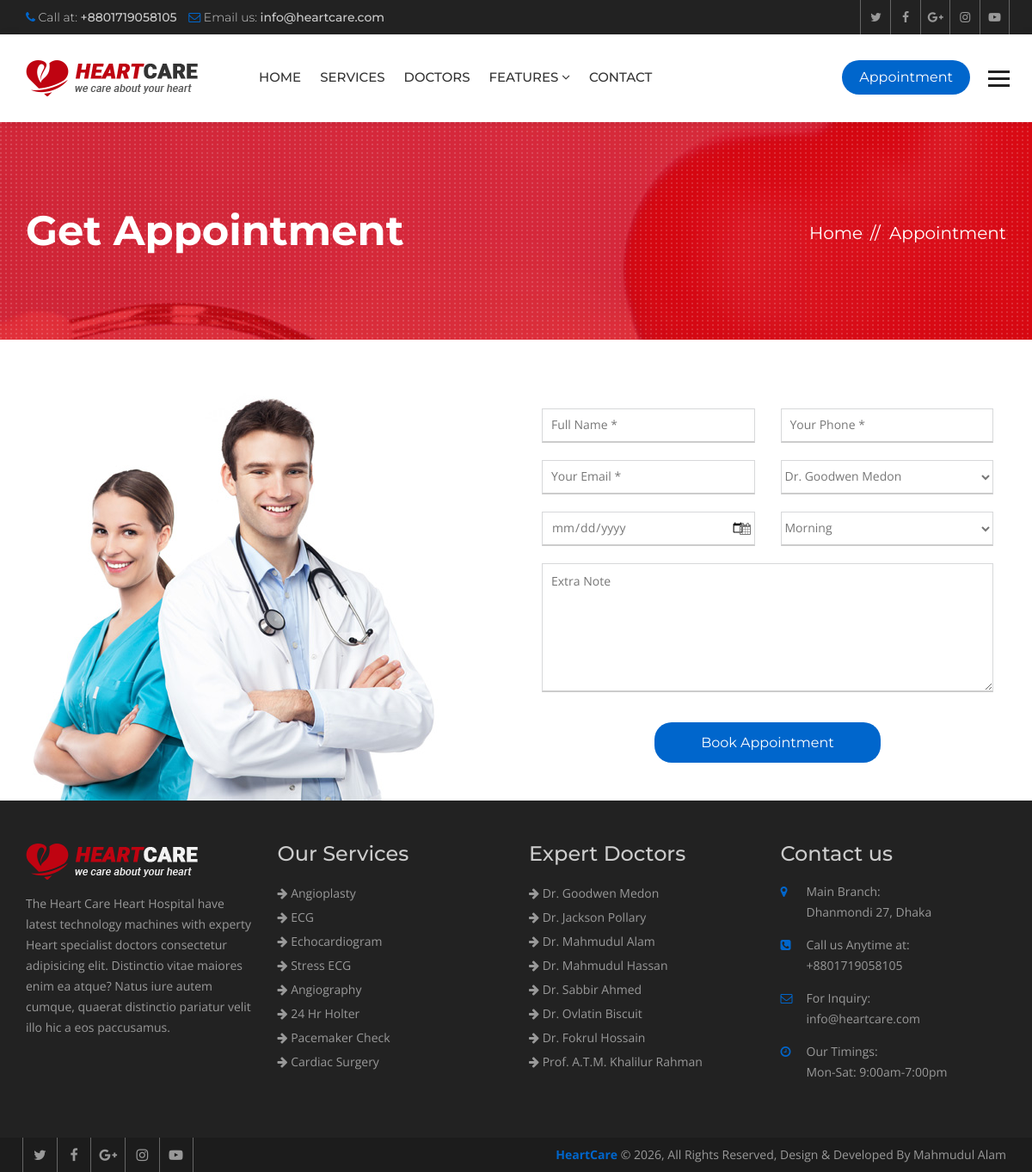
/appointment/, run on the app's committed database.
### hospital/models.py (models this page shows, shortened)
class Service(models.Model):
    title = models.CharField(max_length=120)
    description = models.TextField()
    items = models.ManyToManyField(to='Item',)
    thumbnail = models.ImageField(upload_to='services/')
    cover = models.ImageField(upload_to='services/')
    image1 = models.ImageField(upload_to='services/', blank=True, null=True)
    image2 = models.ImageField(upload_to='services/', blank=True, null=True)

class Doctor(models.Model):
    name = models.CharField(max_length=120)
    speciality = models.CharField(max_length=120)
    picture = models.ImageField(upload_to="doctors/")
    details = models.TextField()
    experience = models.TextField()
    expertize = models.ManyToManyField(to='Expertize', related_name='doctors')
    twitter = models.CharField(max_length=120, blank=True, null=True)
    facebook = models.CharField(max_length=120, blank=True, null=True)
    instagram = models.CharField(max_length=120, blank=True, null=True)

### appointment/views.py (the view, shortened to what this page needs)
# urls.py: path('', views.AppointmentView.as_view(), name="appointment"),
class AppointmentView(View):
    def get(self, request, *args, **kwargs):
        context = {
            'doctors': Doctor.objects.all()
        }
        return render(request, "appointment/index.html", context)

### hospital/context_processors.py (called while the page is built)
def footer_content(request):
    services = Service.objects.all()
    doctors = Doctor.objects.all()
    context = {
        'services': services,
        'doctors': doctors
    }
    return context

### templates/appointment/index.html (shortened to what this page needs)
{% extends 'base.html' %}
{% load static %}
{% block maincontent %}
<div class="inner-banner">
  <div class="container">
    <div class="row">
      <div class="col-md-7">
        <h1>Get Appointment</h1>
      </div>
      <div class="col-md-5">
        <ol class="breadcrumb">
          <li><a href="{% url 'index' %}">Home</a></li>
          <li class="active">Appointment</li>
        </ol>
      </div>
    </div>
  </div>
</div>
<div class="main-content padding-0">
  <section class="appointment-form">
    <div class="container">
      <div class="row">
        <div class="col-md-6"><img src="{% static 'heartcare/images/form-pic.jpg' %}" alt=""></div>
        <div class="col-md-6">
          <form action="{% url 'appointment' %}" method="post">
            <div class="app-form">
              <div class="col-md-6 col-sm-6">
                <input class="form-control" placeholder="Full Name *" type="text" name="name">
              </div>
              <div class="col-md-6 col-sm-6">
                <input class="form-control" placeholder="Your Phone *" type="text" name="phone">
              </div>
              <div class="col-md-6 col-sm-6">
                <input class="form-control" placeholder="Your Email *" type="text" name="email">
              </div>
              <div class="col-md-6 col-sm-6">
                <select name="doctor">
                  {% for doctor in doctors %}
                  <option value="{{ doctor.id }}">{{ doctor.name }}</option>
                  {% endfor %}
                </select>
              </div>
              <div class="col-md-6 col-sm-6">
                <div class="input-group date">
                  <input placeholder="Date *" name="date" class="form-control" type="date">
                  <span class="input-group-addon"> <i class="fa fa-calendar" aria-hidden="true"></i> </span> </div>
              </div>
              <div class="col-md-6 col-sm-6">
                <select name="time">
                  <option value="morning">Morning</option>
                </select>
              </div>
              <div class="col-md-12 text-center">
                <textarea placeholder="Extra Note" name="note"></textarea>
                <input value="Book Appointment" type="submit">
              </div>
            </div>
          </form>
        </div>
      </div>
    </div>
  </section>
</div>
{% endblock maincontent %}

### templates/partials/_footer.html
{% load static %}
<footer class="footer">
  <div class="footer-widgets">
    <div class="container">
      <div class="row">
        <div class="col-md-3 col-sm-6">
          <div class="widget"> <img class="ft-logo" src="{% static 'heartcare/images/footer-logo.png' %}" alt="">
            <p>The Heart Care Heart Hospital have latest technology machines with experty Heart specialist doctors
              consectetur adipisicing elit. Distinctio vitae maiores enim ea atque? Natus iure autem cumque, quaerat
              distinctio pariatur velit illo hic a eos paccusamus. </p>
          </div>
        </div>
        <div class="col-md-3 col-sm-6">
          <div class="widget">
            <h3>Our Services</h3>
            <ul>
              {% for service in services|slice:':8' %}
              <li><a href="{% url 'service_details' service.id %}"><i class="fa fa-arrow-right"></i>
                  {{service.title }}</a></li>
              {% endfor %}
            </ul>
          </div>
        </div>
        <div class="col-md-3 col-sm-6">
          <div class="widget">
            <h3>Expert Doctors</h3>
            <ul>
              {% for doctor in doctors|slice:':8' %}
              <li><a href="{% url 'doctor_details' doctor.id %}"><i class="fa fa-arrow-right"></i> {{ doctor.name }}</a>
              </li>
              {% endfor %}
            </ul>
          </div>
        </div>
        <div class="col-md-3 col-sm-6">
          <div class="widget">
            <h3>Contact us</h3>
            <address>
              <ul>
                <li> <span class="icon"><i class="fa fa-map-marker" aria-hidden="true"></i></span> <span
                    class="add-text"><strong>Main Branch:</strong> Dhanmondi 27, Dhaka</span> </li>
                <li> <span class="icon"><i class="fa fa-phone-square" aria-hidden="true"></i></span> <span
                    class="add-text"><strong>Call us Anytime at:</strong> +8801719058105</span> </li>
                <li> <span class="icon"><i class="fa fa-envelope-o" aria-hidden="true"></i></span> <span
                    class="add-text"><strong>For Inquiry:</strong> info@heartcare.com</span> </li>
                <li> <span class="icon"><i class="fa fa-clock-o" aria-hidden="true"></i></span> <span
                    class="add-text"><strong>Our Timings:</strong> Mon-Sat: 9:00am-7:00pm</span> </li>
              </ul>
            </address>
          </div>
        </div>
      </div>
    </div>
  </div>
  <div class="footer-cr">
    <div class="container">
      <div class="row">
        <div class="col-md-6">
          <div class="footer-social"> <a href="#"><i class="fa fa-twitter" aria-hidden="true"></i></a> <a href="#"><i
                class="fa fa-facebook" aria-hidden="true"></i></a> <a href="#"><i class="fa fa-google-plus"
                aria-hidden="true"></i></a> <a href="#"><i class="fa fa-instagram" aria-hidden="true"></i></a> <a
              href="#"><i class="fa fa-youtube-play" aria-hidden="true"></i></a>
          </div>
        </div>
        <div class="col-md-6">
          <p><strong>HeartCare</strong> © {% now 'Y' %}, All Rights Reserved, Design & Developed By Mahmudul Alam</p>
        </div>
      </div>
    </div>
  </div>
</footer>

### heartcare/static/heartcare/css/custom.css (style rules this page uses)
html body { font-family: 'Open Sans', sans-serif; color: #777777; font-size: 14px; }
p { line-height: 24px; }
body h1, body h2, body h3, body h4, body h5, body h6 { font-family: 'Montserrat', sans-serif; margin: 0px; }
body h1 { font-size: 48px; }
body h3 { font-size: 24px; }
.inner-banner { background: url(../images/inner.jpg) no-repeat top center; position: relative; width: 100%; float: left; padding: 100px 0 100px; background-color: #bf0311; z-index: 0; }
.inner-banner:after { background: url(../images/patt.png); position: absolute; left: 0; top: 0; content: ""; width: 100%; height: 100%; }
.inner-banner .container { position: relative; z-index: 99; }
.inner-banner h1 { color: #fff; font-weight: 700; }
.inner-banner .breadcrumb { text-align: right; background: none; padding: 0px; margin: 15px 0 0; }
.inner-banner .breadcrumb>li, .inner-banner .breadcrumb>li a { color: #fff; font-size: 20px; font-family: 'Montserrat', sans-serif; }
.inner-banner .breadcrumb>li+li::before { color: #fff; content: "// "; padding: 0 5px; }
.main-content { width: 100%; float: left; padding: 50px 0; }
.app-form input[type="text"], .app-form input[type="date"], .app-form input[type="time"] { width: 100%; border: 0px; border: 1px solid #d7d8da; line-height: 40px; box-shadow: none; background: none; border-radius: 0px; padding: 0px; color: #777777; margin-bottom: 20px; background: #fff; padding: 0 10px; }
.app-form select { width: 100%; border: 0px; border: 1px solid #d7d8da; line-height: 40px; height: 40px; box-shadow: none; background: none; border-radius: 0px; padding: 0px; color: #777777; margin-bottom: 20px; background: #fff; }
.app-form .input-group-addon { background: none; padding: 0px; color: #fff; border: 0px; border-radius: 0px; position: absolute; right: 15px; top: 5px; z-index: 88; }
.app-form .input-group { width: 100%; }
.app-form textarea { width: 100%; background: none; border: 0px; border: 1px solid #d7d8da; color: #777777; margin-bottom: 30px; background: #fff; padding: 10px; height: 100px; }
.app-form { margin: 30px 0 0; }
.app-form input[type="submit"] { background: #0066cc; color: #fff; text-align: center; width: 100%; border-radius: 20px; font-size: 16px; font-family: 'Montserrat', sans-serif; line-height: 45px; border: 0px; transition: all ease-in-out 0.3s; -webkit-transition: all ease-in-out 0.3s; }
.footer { width: 100%; float: left; background: #222222; padding: 50px 0 0 0; }
.footer .widget { width: 100%; float: left; margin: 0 0 50px; }
.footer .widget ul { margin: 0px; padding: 0px; list-style: none; }
.footer .widget li { line-height: 28px; color: #999999; }
.footer .widget a { color: #999; }
.footer .widget h3 { margin: 0 0 20px; color: #cccccc; line-height: 24px; }
.ft-logo { margin-bottom: 16px; max-width: 100%; height: auto; }
.footer .widget p { line-height: 24px; color: #999999; }
.footer .widget address li { float: left; line-height: 24px; margin-bottom: 14px; width: 100%; }
.widget address .icon { width: 30px; float: left; color: #0066cc; }
.widget address .add-text { float: left; width: 80%; }
.widget address .add-text>strong { display: block; font-weight: 400; }
.footer-cr { width: 100%; float: left; clear: both; background: #1c1c1c; }
.footer-cr p { margin: 0px; line-height: 40px; color: #999999; text-align: right; }
.footer-cr p strong { color: #0066cc; }
.footer-social a { border-left: 1px solid #666666; color: #999999; display: inline-block; font-size: 16px; line-height: 40px; margin-left: -4px; text-align: center; width: 40px; }
.footer-social a:last-child { border-right: 1px solid #666666; }
.appointment-form { width: 100%; float: left; padding: 0; }
.padding-0 { padding-bottom: 0px; }
.appointment-form .app-form input[type="text"], .appointment-form .app-form input[type="date"], .appointment-form .app-form input[type="time"], .appointment-form .app-form select, .appointment-form .app-form textarea { border-bottom: 2px solid #cccccc; color: #777777; }
.appointment-form .app-form .input-group-addon { color: #777777; line-height: 30px; }
.appointment-form .app-form textarea { min-height: 150px; }
.appointment-form .app-form input[type="submit"] { width: 50%; margin: auto; }
.appointment-form .app-form .form-control { height: 40px; line-height: 40px; }

### data on the page
Service: title "Angioplasty"
Service: title "ECG"
Service: title "Echocardiogram"
Service: title "Stress ECG"
Service: title "Angiography"
Service: title "24 Hr Holter"
Service: title "Pacemaker Check"
Service: title "Cardiac Surgery"
Doctor: name "Dr. Goodwen Medon"
Doctor: name "Dr. Jackson Pollary"
Doctor: name "Dr. Mahmudul Alam"
Doctor: name "Dr. Mahmudul Hassan"
Doctor: name "Dr. Sabbir Ahmed"
Doctor: name "Dr. Ovlatin Biscuit"
Doctor: name "Dr. Fokrul Hossain"
Doctor: name "Prof. A.T.M. Khalilur Rahman"

### other printed values
form field doctor "Dr. Goodwen Medon"
